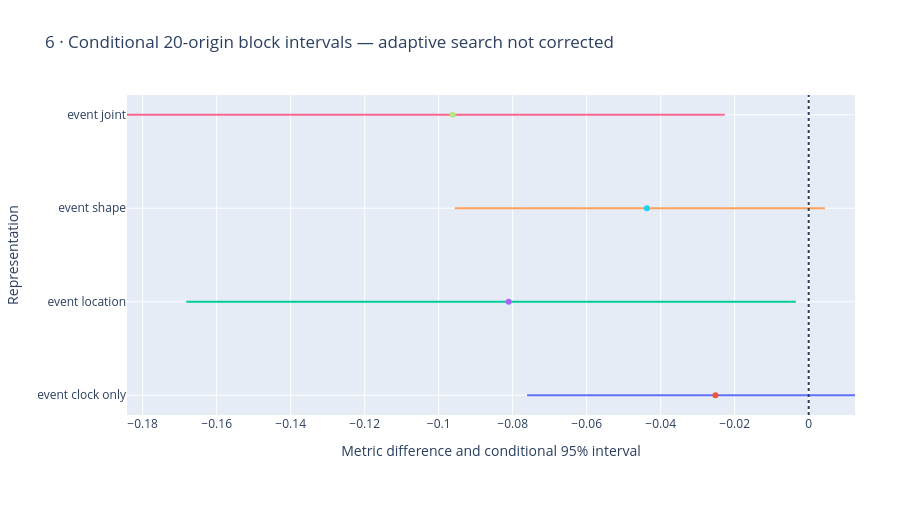

Here is the notebook cell this chart was saved with:
### Markdown cell above
## 6 · Uncertainty

The paired20-origin intervals are conditional on this fitted comparison. Repeated development inspection remains a source of optimism.

### Code cell
figures[5].show(renderer='plotly_mimetype')

### Figure 1 — Plotly figure (JSON) as saved in the notebook; plotly's stock layout.template omitted (floating-point values rounded to 4 significant figures)
{"data": [{"hovertemplate": "Conditional interval endpoint: %{x:.5f}<extra></extra>", "mode": "lines", "showlegend": false, "type": "scatter", "x": [-0.07609, 0.01252], "y": ["event clock only", "event clock only"]}, {"hovertemplate": "Observed gain: %{x:.5f}<extra></extra>", "mode": "markers", "showlegend": false, "type": "scatter", "x": [-0.0252], "y": ["event clock only"]}, {"hovertemplate": "Conditional interval endpoint: %{x:.5f}<extra></extra>", "mode": "lines", "showlegend": false, "type": "scatter", "x": [-0.1682, -0.003498], "y": ["event location", "event location"]}, {"hovertemplate": "Observed gain: %{x:.5f}<extra></extra>", "mode": "markers", "showlegend": false, "type": "scatter", "x": [-0.08108], "y": ["event location"]}, {"hovertemplate": "Conditional interval endpoint: %{x:.5f}<extra></extra>", "mode": "lines", "showlegend": false, "type": "scatter", "x": [-0.09566, 0.004367], "y": ["event shape", "event shape"]}, {"hovertemplate": "Observed gain: %{x:.5f}<extra></extra>", "mode": "markers", "showlegend": false, "type": "scatter", "x": [-0.04372], "y": ["event shape"]}, {"hovertemplate": "Conditional interval endpoint: %{x:.5f}<extra></extra>", "mode": "lines", "showlegend": false, "type": "scatter", "x": [-0.1842, -0.02269], "y": ["event joint", "event joint"]}, {"hovertemplate": "Observed gain: %{x:.5f}<extra></extra>", "mode": "markers", "showlegend": false, "type": "scatter", "x": [-0.09625], "y": ["event joint"]}], "layout": {"height": 530, "legend": {"orientation": "h", "y": -0.25}, "margin": {"b": 115, "l": 85, "r": 45, "t": 95}, "shapes": [{"line": {"dash": "dot"}, "type": "line", "x0": 0, "x1": 0, "xref": "x", "y0": 0, "y1": 1, "yref": "y domain"}], "title": {"text": "6 · Conditional 20-origin block intervals — adaptive search not corrected"}, "xaxis": {"title": {"text": "Metric difference and conditional 95% interval"}}, "yaxis": {"title": {"text": "Representation"}}}}
